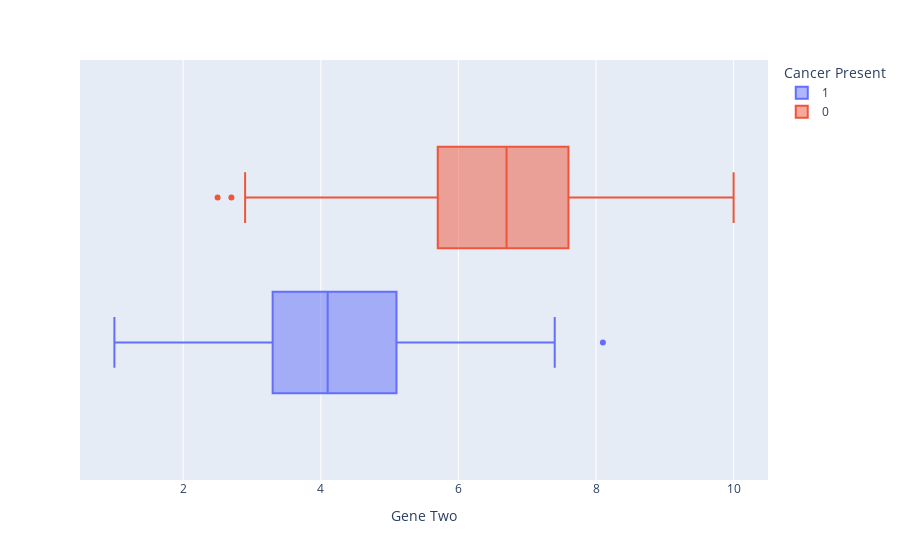

Source (notebook cell):
### Code cell
fig = px.box(df, x='Gene Two', color='Cancer Present')
fig.show()

### Figure 1 — Plotly figure (JSON) as saved in the notebook; plotly's stock layout.template omitted (floating-point values rounded to 4 significant figures; data arrays with more than 128 entries replaced by an {"elided": "..."} marker saying what was removed)
{"data": [{"alignmentgroup": "True", "hovertemplate": "Cancer Present=1<br>Gene Two=%{x}<extra></extra>", "legendgroup": "1", "marker": {"color": "#636efa"}, "name": "1", "notched": false, "offsetgroup": "1", "orientation": "h", "showlegend": true, "type": "box", "x": {"elided": "1500 float values"}, "x0": " ", "xaxis": "x", "y0": " ", "yaxis": "y"}, {"alignmentgroup": "True", "hovertemplate": "Cancer Present=0<br>Gene Two=%{x}<extra></extra>", "legendgroup": "0", "marker": {"color": "#EF553B"}, "name": "0", "notched": false, "offsetgroup": "0", "orientation": "h", "showlegend": true, "type": "box", "x": {"elided": "1500 float values"}, "x0": " ", "xaxis": "x", "y0": " ", "yaxis": "y"}], "layout": {"boxmode": "group", "legend": {"title": {"text": "Cancer Present"}, "tracegroupgap": 0}, "margin": {"t": 60}, "xaxis": {"anchor": "y", "domain": [0, 1], "title": {"text": "Gene Two"}}, "yaxis": {"anchor": "x", "domain": [0, 1]}}}
